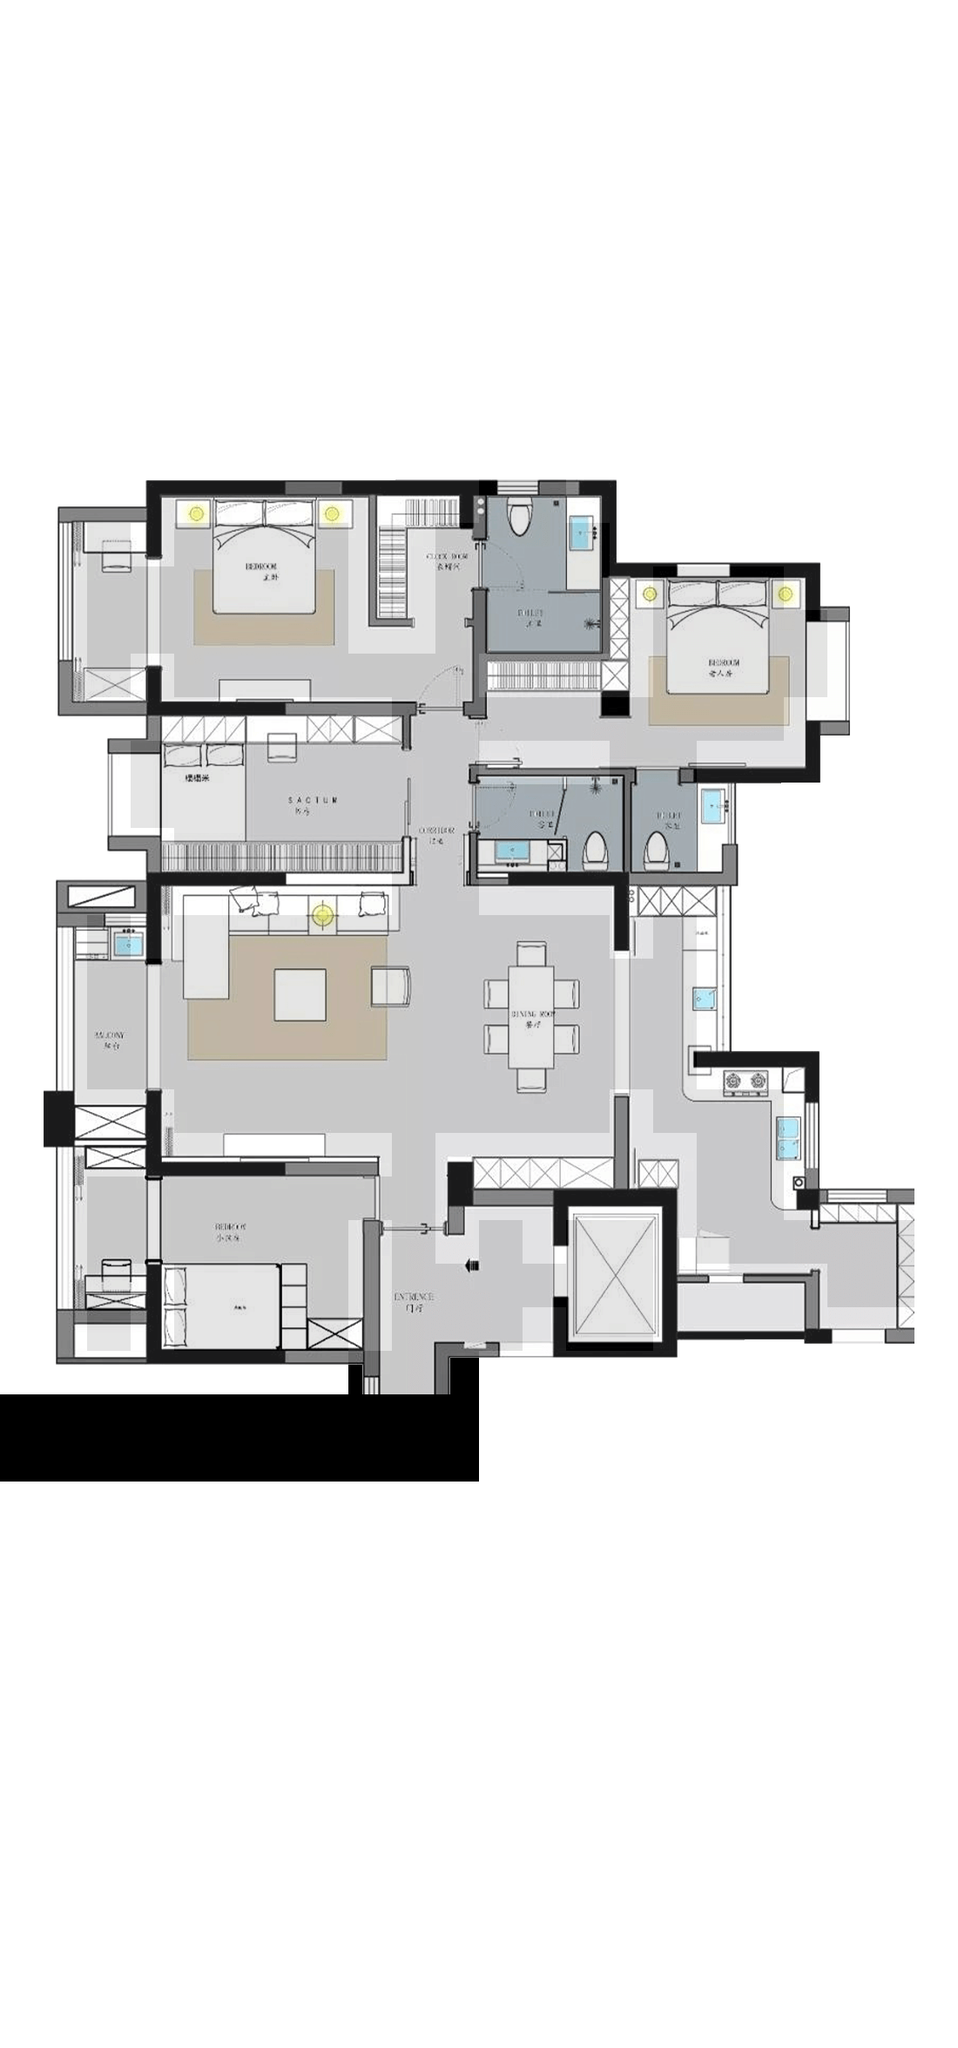

A level layout from a 2D game, rendered from its tile map. Below: a short description, then the map file with its tile-grid data intact:
An orthogonal 22x47 tile map with 50x50 px tiles, 2 tile layers (AStar, Map), 4 tilesets.

<map version="1.0" orientation="orthogonal" renderorder="right-down" width="22" height="47" tilewidth="50" tileheight="50">
 <tileset firstgid="1" name="2" tilewidth="50" tileheight="50">
  <image source="../../UI/2.png" width="1055" height="1122" />
 </tileset>
 <tileset firstgid="463" name="未标题-1" tilewidth="50" tileheight="50">
  <image source="../未标题-1.png" width="1080" height="2340" />
 </tileset>
 <tileset firstgid="1429" name="3" tilewidth="50" tileheight="50">
  <image source="../../UI/3.png" width="1070" height="956" />
 </tileset>
 <tileset firstgid="1828" name="4" tilewidth="50" tileheight="50">
  <image source="../../UI/4.png" width="1036" height="1095" />
 </tileset>
 <layer name="AStar" width="22" height="47">
  <data encoding="csv">
603,603,603,603,603,603,603,603,603,603,603,603,603,603,603,603,603,603,603,603,603,603,
603,603,603,603,603,603,603,603,603,603,603,603,603,603,603,603,603,603,603,603,603,603,
603,603,603,603,603,603,603,603,603,603,603,603,603,603,603,603,603,603,603,603,603,603,
603,603,603,603,603,603,603,603,603,603,603,603,603,603,603,603,603,603,603,603,603,603,
603,603,603,603,603,603,603,603,603,603,603,603,603,603,603,603,603,603,603,603,603,603,
603,603,603,603,603,603,603,603,603,603,603,603,603,603,603,603,603,603,603,603,603,603,
603,603,603,603,603,603,603,603,603,603,603,603,603,603,603,603,603,603,603,603,603,603,
603,603,603,603,603,603,603,603,603,603,603,603,603,603,603,603,603,603,603,603,603,603,
603,603,603,603,603,603,603,603,603,603,603,603,603,603,603,603,603,603,603,603,603,603,
603,603,603,603,603,603,603,603,603,603,603,603,603,603,603,603,603,603,603,603,603,603,
603,603,539,539,539,539,539,539,539,539,539,574,539,574,603,603,603,603,603,603,603,603,
574,539,539,574,574,574,574,574,574,574,574,0,0,539,574,536,537,538,539,540,541,542,
574,539,0,574,0,0,0,0,574,574,0,0,0,0,574,536,537,538,539,540,541,542,
574,539,0,0,0,0,0,0,574,574,0,0,0,0,574,0,0,0,574,574,574,574,
574,539,0,0,0,0,0,0,574,574,0,0,0,0,574,0,0,0,0,574,574,574,
574,539,0,574,0,0,0,0,0,0,0,574,574,574,574,0,0,0,0,574,574,574,
574,539,539,574,574,574,574,574,574,0,0,0,0,0,0,0,0,0,574,574,574,574,
574,539,539,0,0,0,0,0,0,0,0,574,574,574,0,0,574,574,574,574,574,574,
574,539,539,0,0,0,0,0,0,0,0,0,0,0,0,0,574,574,574,574,574,574,
574,539,539,539,0,0,0,0,0,0,0,0,0,0,0,0,574,574,574,574,574,574,
574,539,539,574,574,574,574,574,574,0,0,574,574,574,574,574,574,574,574,574,574,574,
574,539,0,574,0,0,0,0,0,0,0,0,0,0,574,0,574,574,574,574,574,574,
574,539,0,0,0,0,0,0,0,0,0,0,0,0,0,0,574,574,574,574,574,574,
574,539,0,0,0,0,0,0,0,0,0,0,0,0,0,0,574,574,574,574,574,574,
574,539,0,0,0,0,0,0,0,0,0,0,0,0,0,0,574,574,574,574,574,574,
574,539,574,574,0,0,0,0,0,0,0,0,0,0,574,0,0,0,574,574,574,574,
574,539,574,539,539,539,539,539,539,0,539,539,539,539,574,539,0,0,574,574,574,574,
574,539,0,0,0,0,0,0,0,0,539,539,539,539,574,539,0,0,574,574,574,574,
574,539,0,0,0,0,0,0,539,0,539,0,539,0,0,539,0,0,0,0,0,574,
574,539,0,539,0,0,0,0,539,0,0,0,0,0,0,539,539,539,539,0,0,574,
574,539,0,539,0,0,0,0,539,0,0,0,539,0,0,539,539,539,539,539,539,574,
574,574,574,574,574,574,574,574,0,0,0,603,539,539,539,539,603,603,603,603,603,574,
0,0,0,0,0,0,0,0,0,0,0,578,578,578,578,603,603,603,603,603,578,578,
0,0,0,0,0,0,0,0,0,0,0,603,603,603,603,603,603,603,603,603,603,603,
603,603,603,603,603,603,603,603,603,603,603,603,603,603,603,603,603,603,603,603,603,603,
603,603,603,603,603,603,603,603,603,603,603,603,603,603,603,603,603,603,603,603,603,603,
603,603,603,603,603,603,603,603,603,603,603,603,603,603,603,603,603,603,603,603,603,603,
603,603,603,603,603,603,603,603,603,603,603,603,603,603,603,603,603,603,603,603,603,603,
603,603,603,603,603,603,603,603,603,603,603,603,603,603,603,603,603,603,603,603,603,603,
603,603,603,603,603,603,603,603,603,603,603,603,603,603,603,603,603,603,603,603,603,603,
603,603,603,603,603,603,603,603,603,603,603,603,603,603,603,603,603,603,603,603,603,603,
603,603,603,603,603,603,603,603,603,603,603,603,603,603,603,603,603,603,603,603,603,603,
603,603,603,603,603,603,603,603,603,603,603,603,603,603,603,603,603,603,603,603,603,603,
603,603,603,603,603,603,603,603,603,603,603,603,603,603,603,603,603,603,603,603,603,603,
603,603,603,603,603,603,603,603,603,603,603,603,603,603,603,603,603,603,603,603,603,603,
603,603,603,603,603,603,603,603,603,603,603,603,603,603,603,603,603,603,603,603,603,603,
603,603,603,603,603,603,603,603,603,603,603,603,603,603,603,603,603,603,603,603,603,603
</data>
 </layer>
 <layer name="Map" width="22" height="47" opacity="0.9">
  <data encoding="csv">
0,0,0,0,0,0,0,0,0,0,0,0,0,0,0,0,0,0,0,0,0,0,
0,0,0,0,0,0,0,0,0,0,0,0,0,0,0,0,0,0,0,0,0,0,
0,0,0,0,0,0,0,0,0,0,0,0,0,0,0,0,0,0,0,0,0,0,
0,0,0,0,0,0,0,0,0,0,0,0,0,0,0,0,0,0,0,0,0,0,
0,0,0,0,0,0,0,0,0,0,0,0,0,0,0,0,0,0,0,0,0,0,
0,0,0,0,0,0,0,0,0,0,0,0,0,0,0,0,0,0,0,0,0,0,
0,0,0,0,0,0,0,0,0,0,0,0,0,0,0,0,0,0,0,0,0,0,
0,0,0,0,0,0,0,0,0,0,0,0,0,0,0,0,0,0,0,0,0,0,
0,0,0,0,0,0,0,0,0,0,0,0,0,0,0,0,0,0,0,0,0,0,
0,0,0,0,0,0,0,0,0,0,0,0,0,0,0,0,0,0,0,0,0,0,
0,0,0,0,0,0,0,0,0,0,0,0,0,0,0,0,0,0,0,0,0,0,
0,1828,1829,1830,1831,1832,1833,1834,1835,1836,1837,1838,1839,1840,1841,1842,1843,1844,1845,1846,1847,0,
0,1848,1849,1850,1851,1852,1853,1854,1855,1856,1857,1858,1859,1860,1861,1862,1863,1864,1865,1866,1867,0,
0,1868,1869,1870,1871,1872,1873,1874,1875,1876,1877,1878,1879,1880,1881,1882,1883,1884,1885,1886,1887,0,
0,1888,1889,1890,1891,1892,1893,1894,1895,1896,1897,1898,1899,1900,1901,1902,1903,1904,1905,1906,1907,0,
0,1908,1909,1910,1911,1912,1913,1914,1915,1916,1917,1918,1919,1920,1921,1922,1923,1924,1925,1926,1927,0,
0,1928,1929,1930,1931,1932,1933,1934,1935,1936,1937,1938,1939,1940,1941,1942,1943,1944,1945,1946,1947,0,
0,1948,1949,1950,1951,1952,1953,1954,1955,1956,1957,1958,1959,1960,1961,1962,1963,1964,1965,1966,1967,0,
0,1968,1969,1970,1971,1972,1973,1974,1975,1976,1977,1978,1979,1980,1981,1982,1983,1984,1985,1986,1987,0,
0,1988,1989,1990,1991,1992,1993,1994,1995,1996,1997,1998,1999,2000,2001,2002,2003,2004,2005,2006,2007,0,
0,2008,2009,2010,2011,2012,2013,2014,2015,2016,2017,2018,2019,2020,2021,2022,2023,2024,2025,2026,2027,0,
0,2028,2029,2030,2031,2032,2033,2034,2035,2036,2037,2038,2039,2040,2041,2042,2043,2044,2045,2046,2047,0,
0,2048,2049,2050,2051,2052,2053,2054,2055,2056,2057,2058,2059,2060,2061,2062,2063,2064,2065,2066,2067,0,
0,2068,2069,2070,2071,2072,2073,2074,2075,2076,2077,2078,2079,2080,2081,2082,2083,2084,2085,2086,2087,0,
0,2088,2089,2090,2091,2092,2093,2094,2095,2096,2097,2098,2099,2100,2101,2102,2103,2104,2105,2106,2107,0,
0,2108,2109,2110,2111,2112,2113,2114,2115,2116,2117,2118,2119,2120,2121,2122,2123,2124,2125,2126,2127,0,
0,2128,2129,2130,2131,2132,2133,2134,2135,2136,2137,2138,2139,2140,2141,2142,2143,2144,2145,2146,2147,0,
0,2148,2149,2150,2151,2152,2153,2154,2155,2156,2157,2158,2159,2160,2161,2162,2163,2164,2165,2166,2167,0,
0,2168,2169,2170,2171,2172,2173,2174,2175,2176,2177,2178,2179,2180,2181,2182,2183,2184,2185,2186,2187,0,
0,2188,2189,2190,2191,2192,2193,2194,2195,2196,2197,2198,2199,2200,2201,2202,2203,2204,2205,2206,2207,0,
0,2208,2209,2210,2211,2212,2213,2214,2215,2216,2217,2218,2219,2220,2221,2222,2223,2224,2225,2226,2227,0,
0,2228,2229,2230,2231,2232,2233,2234,2235,2236,2237,2238,2239,2240,2241,2242,2243,2244,2245,2246,2247,0,
0,0,0,0,0,0,0,0,0,0,0,0,0,0,0,0,0,0,0,0,0,0,
0,0,0,0,0,0,0,0,0,0,0,0,0,0,0,0,0,0,0,0,0,0,
0,0,0,0,0,0,0,0,0,0,0,0,0,0,0,0,0,0,0,0,0,0,
0,0,0,0,0,0,0,0,0,0,0,0,0,0,0,0,0,0,0,0,0,0,
0,0,0,0,0,0,0,0,0,0,0,0,0,0,0,0,0,0,0,0,0,0,
0,0,0,0,0,0,0,0,0,0,0,0,0,0,0,0,0,0,0,0,0,0,
0,0,0,0,0,0,0,0,0,0,0,0,0,0,0,0,0,0,0,0,0,0,
0,0,0,0,0,0,0,0,0,0,0,0,0,0,0,0,0,0,0,0,0,0,
0,0,0,0,0,0,0,0,0,0,0,0,0,0,0,0,0,0,0,0,0,0,
0,0,0,0,0,0,0,0,0,0,0,0,0,0,0,0,0,0,0,0,0,0,
0,0,0,0,0,0,0,0,0,0,0,0,0,0,0,0,0,0,0,0,0,0,
0,0,0,0,0,0,0,0,0,0,0,0,0,0,0,0,0,0,0,0,0,0,
0,0,0,0,0,0,0,0,0,0,0,0,0,0,0,0,0,0,0,0,0,0,
0,0,0,0,0,0,0,0,0,0,0,0,0,0,0,0,0,0,0,0,0,0,
0,0,0,0,0,0,0,0,0,0,0,0,0,0,0,0,0,0,0,0,0,0
</data>
 </layer>
</map>
